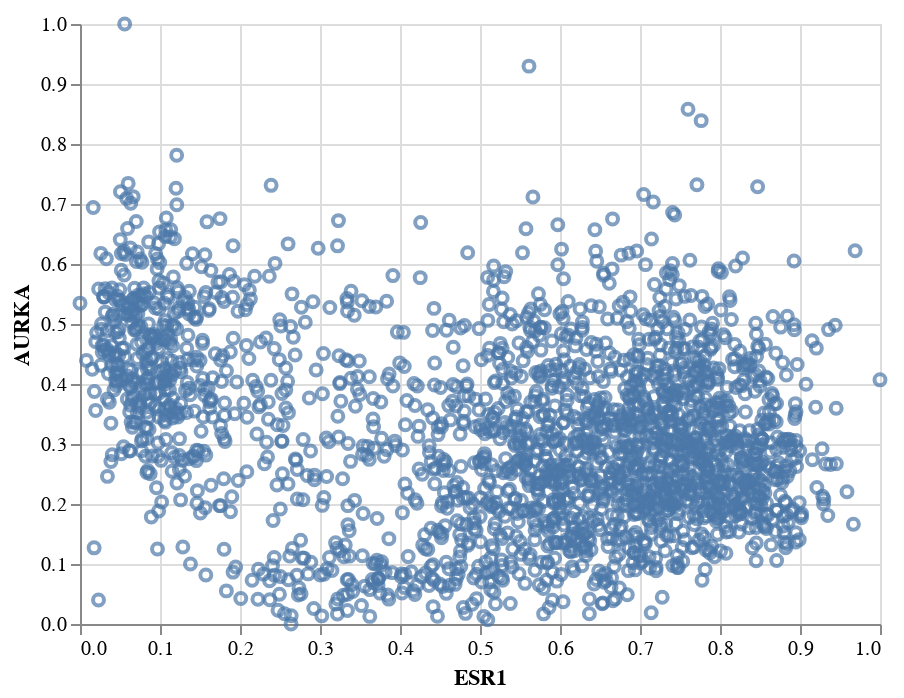

Notebook source saved alongside this figure:
### Code cell
g1

### Figure 1 — Vega-Lite specification as saved in the notebook (floating-point values rounded to 4 significant figures; data arrays with more than 128 entries replaced by an {"elided": "..."} marker saying what was removed)
{"config": {"view": {"continuousWidth": 400, "continuousHeight": 300}}, "data": {"name": "data-26d4ea5fc600301f9e202eded84d50e2"}, "mark": "point", "encoding": {"x": {"type": "quantitative", "field": "ESR1"}, "y": {"type": "quantitative", "field": "AURKA"}}, "$schema": "https://vega.github.io/schema/vega-lite/v4.8.1.json", "datasets": {"data-26d4ea5fc600301f9e202eded84d50e2": {"elided": "2133 records"}}}
